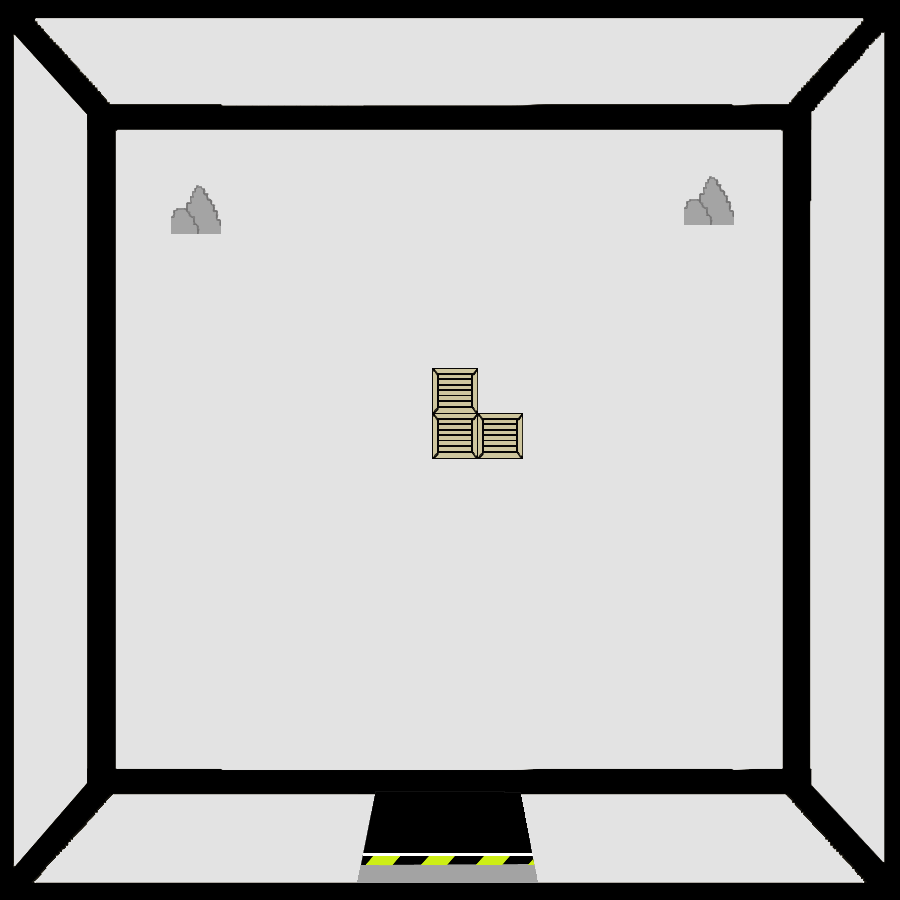

This is a level from a 2D game, rendered from its Tiled map with the project's own tilesets. A one-line summary and the map file follow, with tile-layer data summarised:
An orthogonal 100x100 tile map with 9x9 px tiles, 2 tile layers (SALA, OBJETOS), 3 tilesets.

<map version="1.2" tiledversion="1.3.3" orientation="orthogonal" renderorder="right-down" width="100" height="100" tilewidth="9" tileheight="9" infinite="0" nextlayerid="3" nextobjectid="1">
 <tileset firstgid="1" source="LAB1.tsx" />
 <tileset firstgid="10001" source="CAJA.tsx" />
 <tileset firstgid="10026" source="ROCAS.tsx" />
 <layer id="1" name="SALA" width="100" height="100">
  <data>[10000 cells, 10000 non-empty, 10000 distinct tile ids]</data>
 </layer>
 <layer id="2" name="OBJETOS" width="100" height="100">
  <data>[10000 cells, 829 non-empty, 778 distinct tile ids]</data>
 </layer>
</map>
